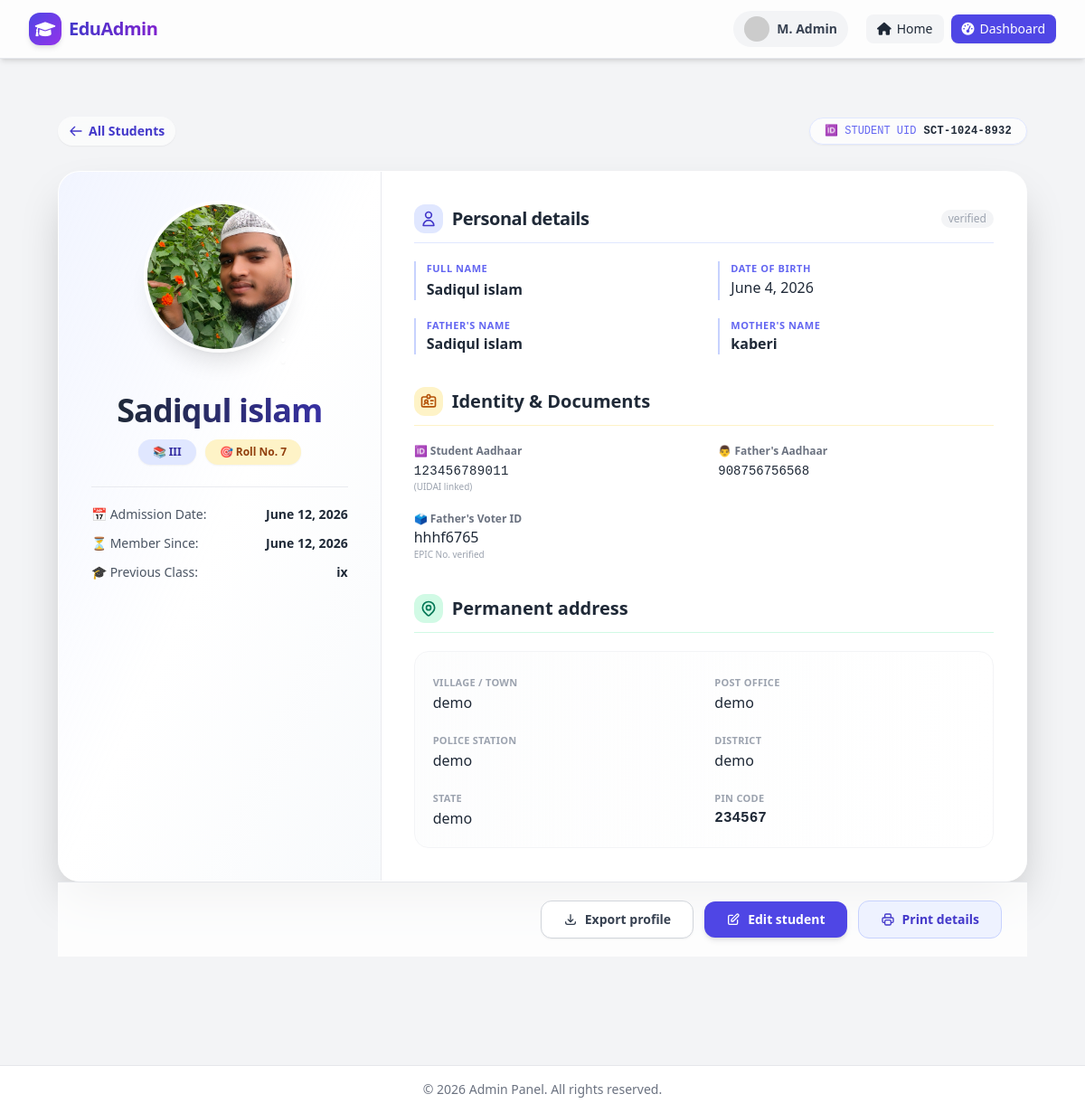
/student/details/1/, run on the app's committed database.
### student/models.py (models this page shows, shortened)
class Student(models.Model):
    full_name = models.CharField(max_length=200)
    img = models.ImageField(upload_to='student/')
    father_name = models.CharField(max_length=200)
    mother_name = models.CharField(max_length=200)
    adhaar_number = models.CharField(max_length=12, validators=[aadhaar_validator])
    date_of_birth = models.DateField()
    father_adhaar = models.CharField( max_length=12,validators=[aadhaar_validator])
    father_voter = models.CharField(max_length=100, blank=True,null=True)
    village = models.CharField(max_length=100)
    post_office = models.CharField(max_length=100)
    police_station = models.CharField(max_length=100)
    district = models.CharField(max_length=100)
    state = models.CharField(max_length=100)
    pin = models.CharField(max_length=6, validators=[pin_validator])
    admission_date = models.DateField(auto_now_add=True)
    student_class = models.ForeignKey("StudentClass",  on_delete=models.CASCADE)
    class_roll = models.CharField(max_length=10)
    previous_class = models.CharField(max_length=10,blank=True,null=True)
    created_at = models.DateTimeField(auto_now_add=True)

class StudentClass(models.Model):
    name = models.CharField(max_length=10)

### student/views.py (the view)
# urls.py: path('student/details/<int:student_id>/', views.student_details, name='student_details'),
def student_details(request, student_id):
    student = get_object_or_404(Student, id=student_id)
    return render(request, 'student/details.html',{"student":student} )

### templates/student/details.html (shortened to what this page needs)
{% extends "admin/base.html" %}
{% block content %}
</head>
<body class="bg-gradient-to-br from-indigo-50 via-white to-slate-100 font-sans antialiased">
    <div class="max-w-7xl mx-auto px-4 sm:px-6 lg:px-8 py-6 md:py-10">
        <div class="mb-7 flex flex-wrap items-center justify-between gap-4">
            <a href="#" class="group inline-flex items-center gap-1.5 text-sm font-semibold text-indigo-700 bg-white/60 backdrop-blur-sm px-3 py-1.5 rounded-full shadow-sm hover:bg-indigo-50 transition-all duration-200">
                <svg class="w-4 h-4 transition-transform group-hover:-translate-x-0.5" fill="none" stroke="currentColor" viewBox="0 0 24 24"><path stroke-linecap="round" stroke-linejoin="round" stroke-width="2" d="M10 19l-7-7m0 0l7-7m-7 7h18"></path></svg>
                All Students
            </a>
            <div class="flex items-center gap-2 text-xs font-mono bg-white/70 backdrop-blur-sm px-4 py-1.5 rounded-full shadow-sm border border-indigo-100">
                <span class="text-indigo-500 font-medium">🆔 STUDENT UID</span>
                <span class="font-bold text-gray-800 tracking-wide">SCT-1024-8932</span>
            </div>
        </div>
        <div class="bg-white/95 backdrop-blur-sm rounded-3xl shadow-2xl overflow-hidden border border-white/40 transition-all duration-300 hover:shadow-indigo-100/30">
            <div class="flex flex-col lg:flex-row">
                <div class="lg:w-1/3 bg-gradient-to-br from-indigo-50/80 via-white to-slate-50 p-7 lg:p-9 border-b lg:border-b-0 lg:border-r border-gray-200/80 flex flex-col items-center text-center">
                    <div class="relative mb-6">
                        <div class="relative mb-6">
                            {% if student.img %}
                                <img src="{{ student.img.url }}" alt="{{ student.full_name }}"
                                    class="w-36 h-36 lg:w-40 lg:h-40 rounded-full object-cover shadow-xl ring-4 ring-white/90 transition-transform duration-300 hover:scale-[1.02]">
                            {% endif %}
                            <span class="absolute bottom-2 right-3 lg:right-2 bg-emerald-500 border-2 border-white rounded-full w-4.5 h-4.5 shadow-sm"></span>
                        </div>
                        <span class="absolute bottom-2 right-3 lg:right-2 bg-emerald-500 border-2 border-white rounded-full w-4.5 h-4.5 shadow-sm"></span>
                    </div>
                    <h1 class="text-3xl lg:text-4xl font-extrabold bg-gradient-to-r from-gray-800 to-indigo-800 bg-clip-text text-transparent tracking-tight">{{student.full_name}}</h1>
                    <div class="mt-3 flex flex-wrap justify-center gap-2.5">
                        <span class="inline-flex items-center gap-2 px-4 py-1.5 rounded-full text-xs font-semibold bg-indigo-100 text-indigo-800 shadow-sm">
                            📚   {{student.student_class.name}}
                        </span>
                        <span class="inline-flex items-center gap-1 px-4 py-1.5 rounded-full text-xs font-semibold bg-amber-100 text-amber-800 shadow-sm">
                            🎯 Roll No. {{student.class_roll}}
                        </span>
                    </div>
                    <div class="mt-6 w-full pt-5 border-t border-gray-200/80 space-y-3 text-sm">
                        <div class="flex justify-between items-center text-gray-600">
                            <span class="font-medium flex items-center gap-1">📅 Admission Date:</span>
                            <span class="text-gray-800 font-semibold">{{student.admission_date}}</span>
                        </div>
                        <div class="flex justify-between items-center text-gray-600">
                            <span class="font-medium flex items-center gap-1">⏳ Member Since:</span>
                            <span class="text-gray-800 font-semibold">{{student.admission_date}}</span>
                        </div>
                        <div class="flex justify-between items-center text-gray-600">
                            <span class="font-medium flex items-center gap-1">🎓 Previous Class:</span>
                            <span class="text-gray-800 font-semibold">{{student.previous_class}}</span>
                        </div>
                    </div>
                    <div class="mt-5 text-[11px] text-indigo-400/70 bg-white/40 rounded-full px-3 py-1">
                    </div>
                </div>
                <div class="lg:w-2/3 p-7 lg:p-9">
                    <div class="space-y-9">
                        <div>
                            <div class="flex items-center gap-2.5 border-b border-indigo-100 pb-2.5 mb-5">
                                <div class="bg-indigo-100 p-1.5 rounded-xl text-indigo-700">
                                    <svg class="w-5 h-5" fill="none" stroke="currentColor" viewBox="0 0 24 24"><path stroke-linecap="round" stroke-linejoin="round" stroke-width="2" d="M16 7a4 4 0 11-8 0 4 4 0 018 0zM12 14a7 7 0 00-7 7h14a7 7 0 00-7-7z"></path></svg>
                                </div>
                                <h2 class="text-xl font-bold text-gray-800 tracking-tight">Personal details</h2>
                                <span class="text-xs text-gray-400 ml-auto bg-gray-100 px-2 py-0.5 rounded-full">verified</span>
                            </div>
                            <div class="grid grid-cols-1 sm:grid-cols-2 gap-y-5 gap-x-8">
                                <div class="flex flex-col border-l-2 border-indigo-200 pl-3"><span class="text-[11px] uppercase tracking-wider text-indigo-500 font-bold">Full name</span><span class="text-gray-800 font-semibold text-base mt-0.5">{{student.full_name}}</span></div>
                                <div class="flex flex-col border-l-2 border-indigo-200 pl-3"><span class="text-[11px] uppercase tracking-wider text-indigo-500 font-bold">Date of birth</span><span class="text-gray-800 font-medium">{{student.date_of_birth}}</span></div>
                                <div class="flex flex-col border-l-2 border-indigo-200 pl-3"><span class="text-[11px] uppercase tracking-wider text-indigo-500 font-bold">Father's name</span><span class="text-gray-800 font-semibold">{{student.father_name}}</span></div>
                                <div class="flex flex-col border-l-2 border-indigo-200 pl-3"><span class="text-[11px] uppercase tracking-wider text-indigo-500 font-bold">Mother's name</span><span class="text-gray-800 font-semibold">{{student.mother_name}}</span></div>
                            </div>
                        </div>
                        <div>
                            <div class="flex items-center gap-2.5 border-b border-amber-100 pb-2.5 mb-5">
                                <div class="bg-amber-100 p-1.5 rounded-xl text-amber-700"></div>
                                <h2 class="text-xl font-bold text-gray-800">Identity & Documents</h2>
                            </div>
                            <div class="grid grid-cols-1 sm:grid-cols-2 gap-y-5 gap-x-8">
                                <div><span class="text-xs text-gray-500 font-semibold block">🆔 Student Aadhaar</span><span class="text-gray-800 font-mono text-sm tracking-wide">{{student.adhaar_number}}</span><span class="text-[10px] text-gray-400 block">(UIDAI linked)</span></div>
                                <div><span class="text-xs text-gray-500 font-semibold block">👨 Father's Aadhaar</span><span class="text-gray-800 font-mono text-sm">{{student.father_adhaar}}</span></div>
                                <div><span class="text-xs text-gray-500 font-semibold block">🗳️ Father's Voter ID</span><span class="text-gray-800 font-medium">{{student.father_voter}}</span><span class="text-[10px] text-gray-400 block">EPIC No. verified</span></div>
                            </div>
                        </div>
                        <div>
                            <div class="flex items-center gap-2.5 border-b border-emerald-100 pb-2.5 mb-5">
                                <div class="bg-emerald-100 p-1.5 rounded-xl text-emerald-700"></div>
                                <h2 class="text-xl font-bold text-gray-800">Permanent address</h2>
                            </div>
                            <div class="grid grid-cols-1 sm:grid-cols-2 gap-y-4 gap-x-6 bg-gradient-to-r from-gray-50/40 to-white p-5 rounded-2xl border border-gray-100">
                                <div><span class="text-[11px] font-bold text-gray-400 uppercase tracking-wide">Village / Town</span><p class="text-gray-800 font-medium">{{student.village}}</p></div>
                                <div><span class="text-[11px] font-bold text-gray-400 uppercase tracking-wide">Post office</span><p class="text-gray-800 font-medium">{{student.post_office}}</p></div>
                                <div><span class="text-[11px] font-bold text-gray-400 uppercase tracking-wide">Police station</span><p class="text-gray-800 font-medium">{{student.police_station}}</p></div>
                                <div><span class="text-[11px] font-bold text-gray-400 uppercase tracking-wide">District</span><p class="text-gray-800 font-medium">{{student.district}}</p></div>
                                <div><span class="text-[11px] font-bold text-gray-400 uppercase tracking-wide">State</span><p class="text-gray-800 font-medium">{{student.state}}</p></div>
                                <div><span class="text-[11px] font-bold text-gray-400 uppercase tracking-wide">PIN Code</span><p class="text-gray-800 font-mono font-bold">{{student.pin}}</p></div>
                            </div>
                        </div>
                        </div>
                    </div>
                </div>
            </div>
            <div class="bg-white/80 backdrop-blur-sm px-7 py-5 border-t border-gray-200 flex flex-wrap gap-3 justify-end items-center">
                <button type="button" class="group px-6 py-2.5 text-sm font-semibold text-gray-700 bg-white border border-gray-300 rounded-xl shadow-sm hover:bg-gray-50 hover:shadow transition-all duration-200 flex items-center gap-2">
                    <svg class="w-4 h-4" fill="none" stroke="currentColor" viewBox="0 0 24 24"><path stroke-linecap="round" stroke-linejoin="round" stroke-width="2" d="M4 16v1a3 3 0 003 3h10a3 3 0 003-3v-1m-4-4l-4 4m0 0l-4-4m4 4V4"></path></svg>
                    Export profile
                </button>
                <button type="button" class="px-6 py-2.5 text-sm font-semibold text-white bg-indigo-600 rounded-xl shadow-md hover:bg-indigo-700 hover:shadow-indigo-200 transition-all duration-200 flex items-center gap-2">
                    <svg class="w-4 h-4" fill="none" stroke="currentColor" viewBox="0 0 24 24"><path stroke-linecap="round" stroke-linejoin="round" stroke-width="2" d="M11 5H6a2 2 0 00-2 2v11a2 2 0 002 2h11a2 2 0 002-2v-5m-1.414-9.414a2 2 0 112.828 2.828L11.828 15H9v-2.828l8.586-8.586z"></path></svg>
                    Edit student
                </button>
                <button type="button" class="px-6 py-2.5 text-sm font-semibold text-indigo-700 bg-indigo-50 rounded-xl border border-indigo-200 hover:bg-indigo-100 transition-all duration-200 flex items-center gap-2">
                    Print details
                </button>
            </div>
        </div>
</body>
{% endblock %}

### data on the page
Student: img (picture), student_class.name "III", class_roll "7", admission_date "June 12, 2026", previous_class "ix", full_name "Sadiqul islam", date_of_birth "June 4, 2026", father_name "Sadiqul islam", mother_name "kaberi", adhaar_number "123456789011", father_adhaar "908756756568", father_voter "hhhf6765", village "demo", post_office "demo", police_station "demo", district "demo", state "demo", pin "234567"
